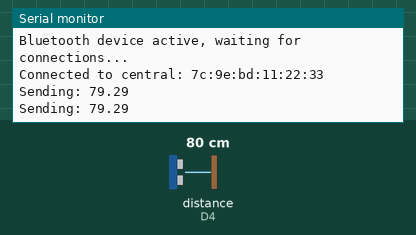
Bench run of a sketch on a simulated Arduino Nano 33 IoT. Shown: the last lines printed to the serial monitor. Wiring (inferred from the names in the program): ultrasonic range finder: trigger D2; echo D4. The test bench sets the inputs (shaded band); at power-on: distance to the obstacle (sensor on D4) 80 cm. The echo pulse lasts 58.3 µs per cm; nothing arrives over Bluetooth unless stated; a phone connects over Bluetooth LE 3 s after start.

Above: at 4.8 s.
4.9 s: distance to the obstacle (sensor on D4) set to 2 cm
At 5.8 s:
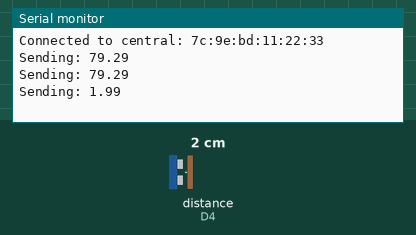
6.5 s: distance to the obstacle (sensor on D4) set to 4 cm
At 7.8 s:
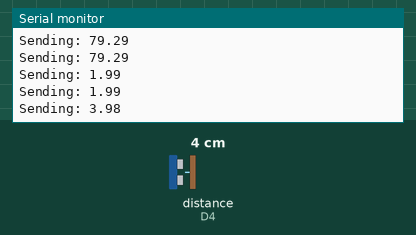
Timing chart, 0 to 9.5 s (numbered marks = the images above; inputs shaded):
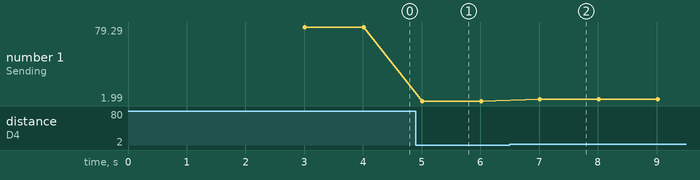

Measured:
- after the input at 4.9 s, the serial monitor: prints a new line after 0.11 s (image 1)
- after the input at 6.5 s, the serial monitor: prints a new line after 0.51 s (image 2)
- plotted number 1: 79.29 → 1.99 after the input at 4.9 s, 1.99 → 3.98 after the input at 6.5 s

The sketch:

CarSensor.ino.ino
```cpp
#include <ArduinoBLE.h>

// Define the LED service and characteristic UUIDs (universally unique identifiers)
// These UUIDs can be LEDized to your specific needs.
#define SERVICE_UUID "180F"
#define CHARACTERISTIC_UUID "2A19"

// Define the pins for the ultrasonic sensor.
// The trigger pin sends the pulse and the echo pin receives the pulse.
const int trigPin = 2;
const int echoPin = 4;

// Create the BLE (Bluetooth Low Energy) service and characteristic objects.
// The service groups related characteristics together.
BLEService LEDService(SERVICE_UUID);

// The characteristic allows us to send and receive data.
// BLERead allows a connected device to read the value.
// BLENotify allows us to send notifications when the value changes.
BLEFloatCharacteristic LEDCharacteristic(CHARACTERISTIC_UUID, BLERead | BLENotify);

void setup() {
  // Initialize the serial communication for debugging purposes.
  Serial.begin(9600);

  // Initialize the GPIO pins for the ultrasonic sensor.
  initializePins();

  // Initialize the BLE module.
  initializeBLE();

  // Start advertising the BLE service.
  advertiseService();
}

void loop() {
  // Wait for a BLE central device (like a smartphone) to connect.
  BLEDevice central = BLE.central();

  // If a central device is connected, handle the connection.
  if (central) {
    handleCentralConnection(central);
  }
}

// Function to initialize the GPIO pins.
void initializePins() {
  pinMode(trigPin, OUTPUT); // Set the trigger pin as an output.
  pinMode(echoPin, INPUT);  // Set the echo pin as an input.
}

// Function to initialize the BLE module.
void initializeBLE() {
  // Start BLE. If it fails, print an error message and halt the program.
  if (!BLE.begin()) {
    Serial.println("BLE initialization failed!");
    while (1); // Infinite loop to halt the program.
  }
}

// Function to advertise the BLE service.
void advertiseService() {
  BLE.setLocalName("Nano33IoT"); // Set the local name for the BLE device.
  BLE.setAdvertisedService(LEDService); // Advertise the LED service.

  // Add the characteristic to the service.
  LEDService.addCharacteristic(LEDCharacteristic);

  // Add the service to the BLE stack.
  BLE.addService(LEDService);

  // Start advertising the service.
  BLE.advertise();
  Serial.println("Bluetooth device active, waiting for connections...");
}

// Function to measure distance using the ultrasonic sensor.
float measureDistance() {
  // Send a pulse to trigger the sensor.
  digitalWrite(trigPin, LOW);
  delayMicroseconds(2);
  digitalWrite(trigPin, HIGH);
  delayMicroseconds(10);
  digitalWrite(trigPin, LOW);

  // Read the duration of the echo pulse.
  long duration = pulseIn(echoPin, HIGH);

  // Calculate the distance in centimeters.
  // Speed of sound is approximately 0.034 cm/us.
  float distance = duration * 0.034 / 2;

  return distance;
}

// Function to send the measured distance over BLE.
void sendDistance(float distance) {
  LEDCharacteristic.writeValue(distance); // Update the characteristic value.
  Serial.print("Sending: ");
  Serial.println(distance); // Print the distance for debugging.
}

// Function to handle the connection with the central device.
void handleCentralConnection(BLEDevice central) {
  Serial.print("Connected to central: ");
  Serial.println(central.address()); // Print the address of the connected device.

  // Continue to communicate with the central device as long as it is connected.
  while (central.connected()) {
    // Measure the distance using the ultrasonic sensor.
    float distance = measureDistance();

    // Send the measured distance to the central device.
    sendDistance(distance);

    // Wait for a second before measuring again to avoid flooding the connection.
    delay(1000);
  }

  // Print a message when the central device disconnects.
  Serial.print("Disconnected from central: ");
  Serial.println(central.address());
}
```
